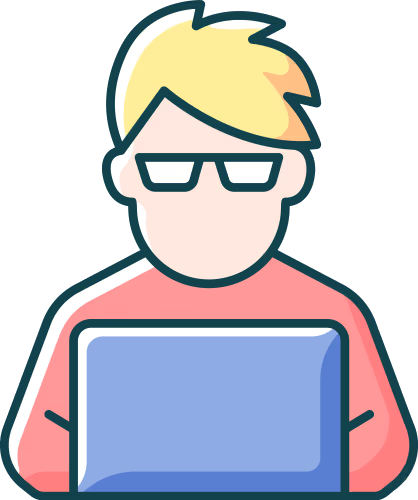
#> input picture art/coder.png, 418 x 500 px
$ python make_badge.py ../art/coder.png
#> lines starting #> are read from the running program, lines starting #| are printed output that depends on the picture; after the words box and inside, x2 and y2 are one past the last pixel; in counts of white or black regions, pixels touching at a corner belong together
"""Gera o badge em SVG. Edite o bloco CONFIG e rode: python3 make_badge.py [foto.jpg]"""
import sys, base64, io, math
from PIL import Image, ImageDraw, ImageFilter, ImageOps
import numpy as np

CONFIG = {
    "nome": "GABRIEL MORENO",
    "titulo": "DEVELOPER",
    "iniciais": "GM",
    "cargo": "Data Comm. Analyst &amp; Dev",
    "stack": ["Data", "Analytics", "Dev"],
    "local": "Osvaldo Cruz, SP",
    "saida": "badge.svg",
}
PHOTO = sys.argv[1] if len(sys.argv) > 1 else None

W, H = 340, 650
out = []
a = out.append

# ---------- fonte do meio-tom (halftone) ----------
HX0, HY0, HX1, HY1, STEP = 38, 82, 302, 288, 3.2
cols = int((HX1 - HX0) / STEP)
rows = int((HY1 - HY0) / STEP)

# [33 lines left out: function placeholder_bust, not called in this run]

def photo_source(path, w, h):
#> called with path = '../art/coder.png', w = 82, h = 64
    im = Image.open(path).convert("L")
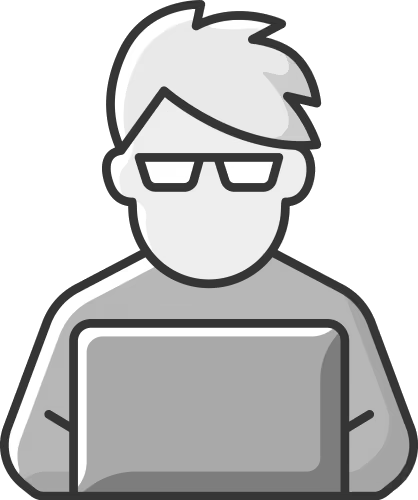
#> im: PIL image 418x500 L; min 40, max 255, mean 199.8
    S = 6
    tw, th = w * S, h * S
    side = th
    im = ImageOps.fit(im, (side, side), centering=(0.5, 0.45))
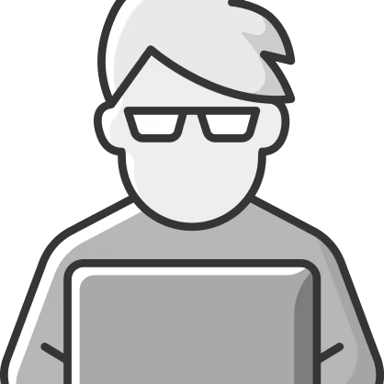
#> im: PIL image 384x384 L; min 34, max 255, mean 203.9
    im = ImageOps.autocontrast(im, cutoff=1)
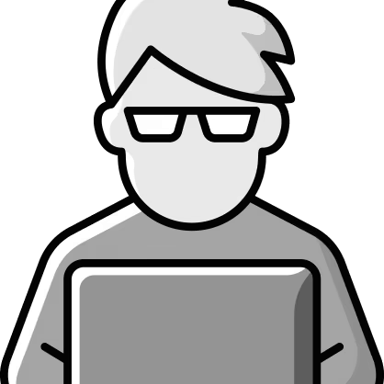
#> im: PIL image 384x384 L; min 0, max 255, mean 191.2
    im = ImageOps.equalize(im).point(lambda v: v * 0.55) if False else im
    arr = np.asarray(im, dtype=float) / 255.0
    arr = np.clip((arr - 0.04) / 0.80, 0, 1) ** 0.8          # realça o rosto, apaga o fundo
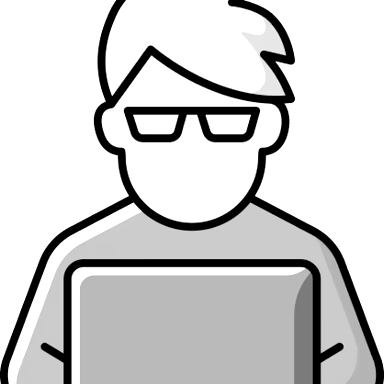
#> arr: shape (384, 384) float64; min 0, max 1, mean 0.811
    im = Image.fromarray((arr * 255).astype("uint8"))
    canvas = Image.new("L", (tw, th), 0)
#> canvas: PIL image 492x384 L; every value is 0
    canvas.paste(im, ((tw - side) // 2, 0))
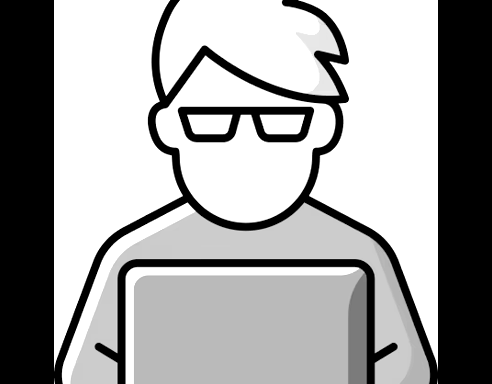
#> canvas: PIL image 492x384 L; min 0, max 255, mean 161.4
    m = Image.new("L", (tw, th), 0)
    ImageDraw.Draw(m).ellipse([(tw - side) / 2 - side * .05, -side * .2, (tw + side) / 2 + side * .05, th * 1.25], fill=255)
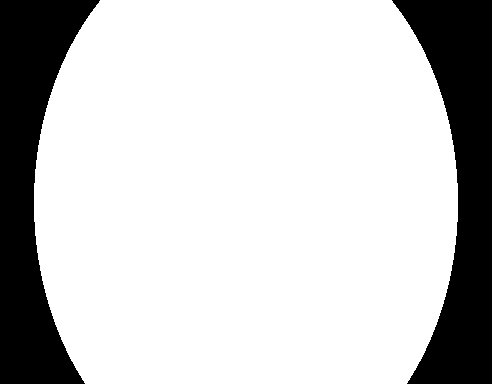
#> m: PIL image 492x384 L; 78.7% white; 2 black regions, box (x1, y1, x2, y2) and area: (0, 0, 100, 384) 20151, (392, 0, 492, 384) 20151
    m = m.filter(ImageFilter.GaussianBlur(side * .05))
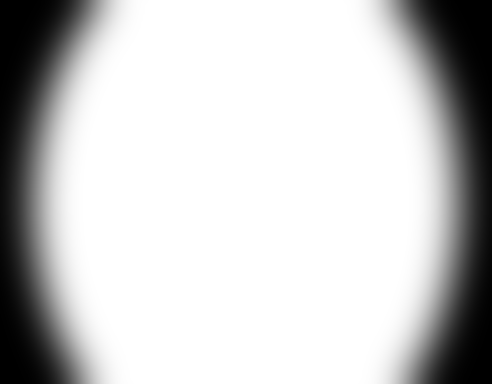
#> m: PIL image 492x384 L; min 0, max 255, mean 200.3
    canvas = Image.composite(canvas, Image.new("L", canvas.size, 0), m)
    return canvas.resize((w, h), Image.LANCZOS)
#> (the rest of the program and of its run is left out)
